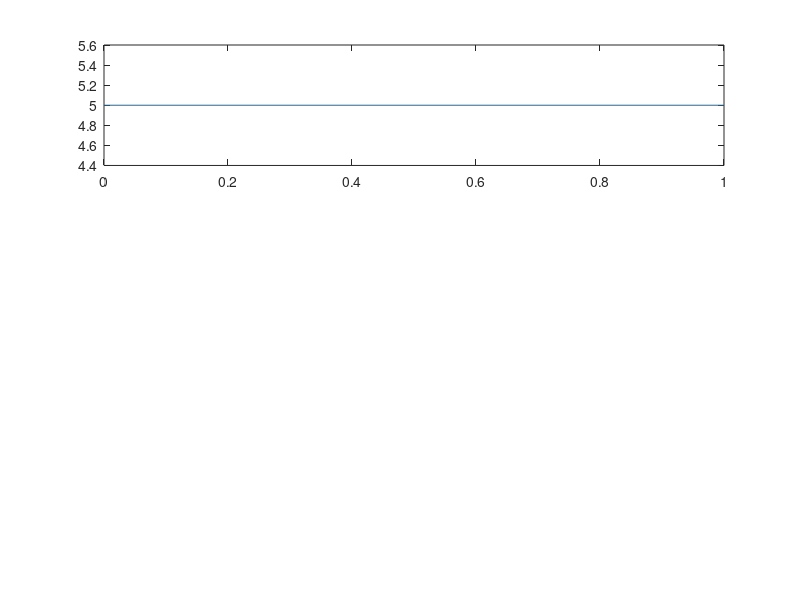

MATLAB code to generate this figure: (Note: this script raises an error after producing the figure.)
clc;
clear all;
close all;
A=input('enter the signal amplitude');
fm=input('enetr the signal frequency');
t=0:001:1;
a=A.*cos(2*pi*fm*t);
subplot(3,1,1);
plot(t,a);
Xlabel('t--');
Ylabel('x(t)-->');
title('original signal');
fs=input('enter the samplig frequency');
n=0:1/fs:1;
b=A.*cos(2*pi*fm*n);
subplot(3,1,2);
stem(n,b);
title('sampled signal');
Xlabel('n--');
Ylabel('y(n)-->');
subplot(3,1,3);
plot(n,b);%Reconstruction using linear interpolation
title('reconstructed signal');